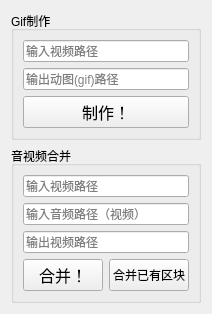
        <widget class="QWidget" name="step_optional">
         <attribute name="title">
          <string> 工具箱 </string>
         </attribute>
         <layout class="QGridLayout" name="gridLayout_19">
          <item row="0" column="0">
           <layout class="QGridLayout" name="gridLayout_16">
            <item row="0" column="0">
             <widget class="QGroupBox" name="GifMaker">
              <property name="title">
               <string>Gif制作</string>
              </property>
              <layout class="QGridLayout" name="gridLayout_25">
               <item row="0" column="0">
                <widget class="MyLineWidget" name="GifInput">
                 <property name="sizePolicy">
                  <sizepolicy hsizetype="Preferred" vsizetype="Preferred">
                   <horstretch>0</horstretch>
                   <verstretch>0</verstretch>
                  </sizepolicy>
                 </property>
                 <property name="dragEnabled">
                  <bool>true</bool>
                 </property>
                 <property name="placeholderText">
                  <string>输入视频路径</string>
                 </property>
                </widget>
               </item>
               <item row="1" column="0">
                <widget class="MyLineWidget" name="GifOutput">
                 <property name="sizePolicy">
                  <sizepolicy hsizetype="Preferred" vsizetype="Preferred">
                   <horstretch>0</horstretch>
                   <verstretch>0</verstretch>
                  </sizepolicy>
                 </property>
                 <property name="dragEnabled">
                  <bool>true</bool>
                 </property>
                 <property name="placeholderText">
                  <string>输出动图(gif)路径</string>
                 </property>
                </widget>
               </item>
               <item row="2" column="0">
                <widget class="QPushButton" name="GifButton">
                 <property name="sizePolicy">
                  <sizepolicy hsizetype="Minimum" vsizetype="Minimum">
                   <horstretch>0</horstretch>
                   <verstretch>0</verstretch>
                  </sizepolicy>
                 </property>
                 <property name="font">
                  <font>
                   <pointsize>12</pointsize>
                  </font>
                 </property>
                 <property name="text">
                  <string>  制作！  </string>
                 </property>
                </widget>
               </item>
              </layout>
             </widget>
            </item>
            <item row="1" column="0">
             <widget class="QGroupBox" name="VAConcat">
              <property name="title">
               <string>音视频合并</string>
              </property>
              <layout class="QGridLayout" name="gridLayout_26">
               <item row="0" column="0">
                <layout class="QGridLayout" name="gridLayout_17">
                 <item row="0" column="0">
                  <layout class="QVBoxLayout" name="verticalLayout">
                   <item>
                    <widget class="MyLineWidget" name="ConcatInputV">
                     <property name="sizePolicy">
                      <sizepolicy hsizetype="Ignored" vsizetype="Preferred">
                       <horstretch>0</horstretch>
                       <verstretch>0</verstretch>
                      </sizepolicy>
                     </property>
                     <property name="dragEnabled">
                      <bool>true</bool>
                     </property>
                     <property name="placeholderText">
                      <string>输入视频路径</string>
                     </property>
                    </widget>
                   </item>
                   <item>
                    <widget class="MyLineWidget" name="ConcatInputA">
                     <property name="sizePolicy">
                      <sizepolicy hsizetype="Ignored" vsizetype="Preferred">
                       <horstretch>0</horstretch>
                       <verstretch>0</verstretch>
                      </sizepolicy>
                     </property>
                     <property name="dragEnabled">
                      <bool>true</bool>
                     </property>
                     <property name="placeholderText">
                      <string>输入音频路径（视频）</string>
                     </property>
                    </widget>
                   </item>
                   <item>
                    <widget class="MyLineWidget" name="OutputConcat">
                     <property name="sizePolicy">
                      <sizepolicy hsizetype="Ignored" vsizetype="Preferred">
                       <horstretch>0</horstretch>
                       <verstretch>0</verstretch>
                      </sizepolicy>
                     </property>
                     <property name="dragEnabled">
                      <bool>true</bool>
                     </property>
                     <property name="placeholderText">
                      <string>输出视频路径</string>
                     </property>
                    </widget>
                   </item>
                  </layout>
                 </item>
                </layout>
               </item>
               <item row="1" column="0">
                <layout class="QHBoxLayout" name="horizontalLayout_2">
                 <item>
                  <widget class="QPushButton" name="ConcatButton">
                   <property name="sizePolicy">
                    <sizepolicy hsizetype="Minimum" vsizetype="Minimum">
                     <horstretch>0</horstretch>
                     <verstretch>0</verstretch>
                    </sizepolicy>
                   </property>
                   <property name="font">
                    <font>
                     <pointsize>12</pointsize>
                    </font>
                   </property>
                   <property name="text">
                    <string>  合并！  </string>
                   </property>
                  </widget>
                 </item>
                 <item>
                  <widget class="QPushButton" name="ConcatAllButton">
                   <property name="sizePolicy">
                    <sizepolicy hsizetype="Minimum" vsizetype="Minimum">
                     <horstretch>0</horstretch>
                     <verstretch>0</verstretch>
                    </sizepolicy>
                   </property>
                   <property name="text">
                    <string>合并已有区块</string>
                   </property>
                  </widget>
                 </item>
                </layout>
               </item>
              </layout>
             </widget>
            </item>
           </layout>
          </item>
         </layout>
        </widget>
